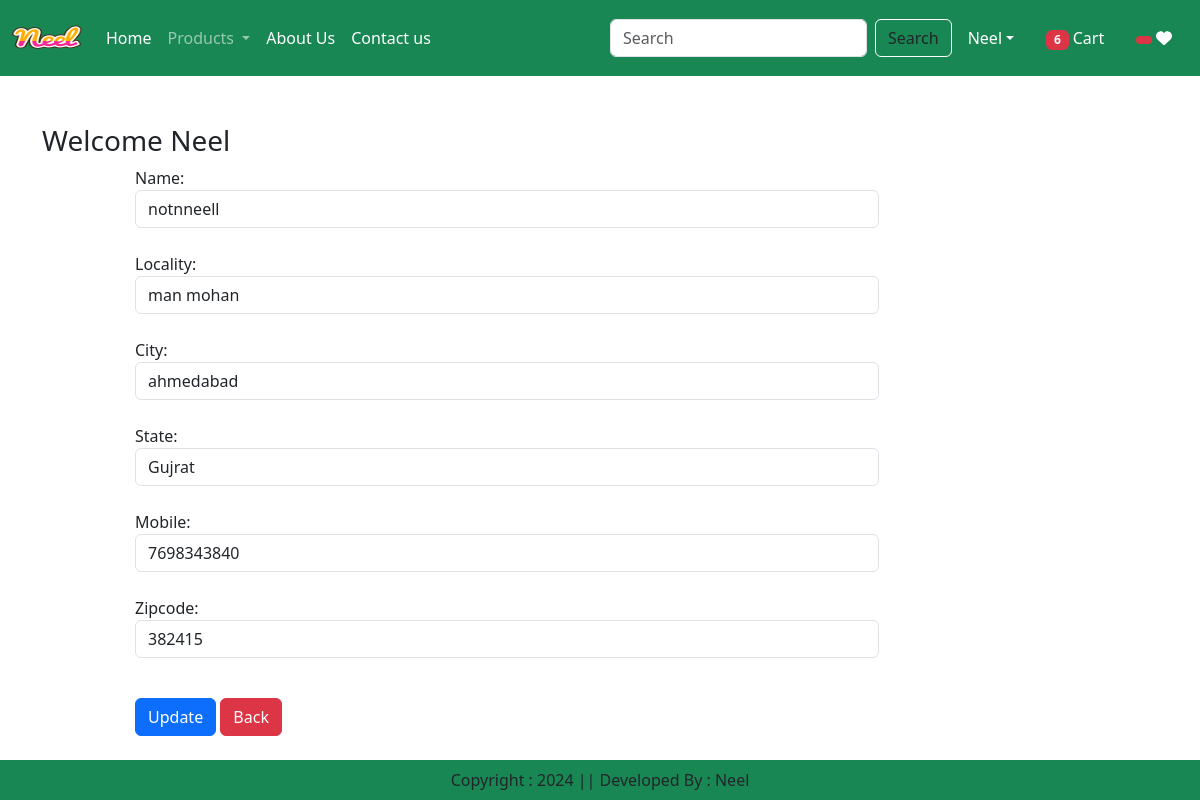
The page /updateAddress/1 (signed in) on the database as committed earlier.
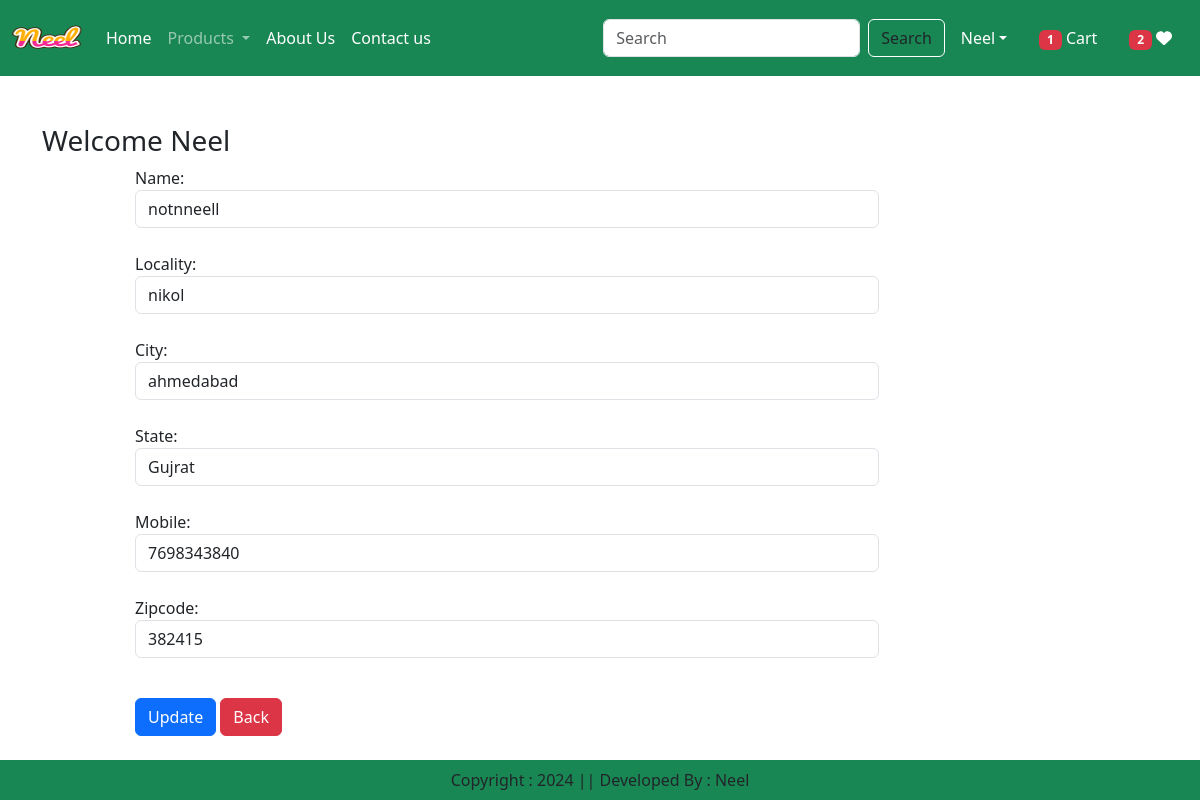
The same page on the database as committed later.
### app/models.py (models this page shows, shortened)
class Customer(models.Model):
    user = models.ForeignKey(User,on_delete=models.CASCADE)
    name = models.CharField(max_length=200)
    locality = models.CharField(max_length=200)
    city = models.CharField(max_length=50)
    mobile = models.IntegerField(default=0)
    zipcode = models.IntegerField()
    state = models.CharField(choices=STATE_CHOICES,max_length=100)

### app/views.py (the view, shortened to what this page needs)
# urls.py: path('updateAddress/<int:pk>' , views.updateAddress.as_view(), name='updateAddress'),
@method_decorator(login_required, name='dispatch')
class updateAddress(View):
    def get(self, request, pk):
        add = Customer.objects.get(pk=pk)
        form = CustomerProfileForm(instance=add)
        totalitem = 0
        wishitem = 0
        if request.user.is_authenticated:
            totalitem = len(Cart.objects.filter(user=request.user))
            wishitem = len(Wishlist.objects.filter(user=request.user))
        return render (request, 'app/updateAddress.html',locals())

### app/forms.py
class CustomerProfileForm(forms.ModelForm):
    class Meta:
        model = Customer
        fields=['name', 'locality', 'city', 'state','mobile', 'zipcode']
        widgets ={
            'name': forms.TextInput(attrs={'class': 'form-control'}),
            'locality': forms.TextInput(attrs={'class': 'form-control'}),
            'city': forms.TextInput(attrs={'class': 'form-control'}),
            'state': forms.Select(attrs={'class': 'form-control'}),
            'mobile': forms.NumberInput(attrs={'class': 'form-control'}),
            'zipcode': forms.NumberInput(attrs={'class': 'form-control'}),
        }

### app/templates/app/updateAddress.html (shortened to what this page needs)
{% extends 'app/base.html' %}
{% load static %}
{% block main-content %}
<div class="container my-5">
    <div class="row">
        <h3>Welcome <span class="text-capitalize">{{request.user}}</span></h3>
    </div>
    <div class="col-sm-8 offset-sm-1">
        <form action="" method="post">
            {% for fm in form %}
            {{fm.label_tag}} {{fm}} <small class="text-danger">{{fm.errors|striptags}}</small> <br>
                {% endfor %}
                <div class="col-12 mt-3">
                    <button type="submit" class="btn btn-primary">Update</button>
                    <a href="{% url 'address' %}" type='button' class='btn btn-danger'>Back</a>
                </div>
        </form>
    </div>
</div>
{% endblock main-content %}

Rows that differ between the two databases and show on the page:
changed Customer "notnneell": locality "man mohan" → "nikol"
Other text that changed with them:
{{ totalitem }}: "6" → "1"
{{ wishitem }}: (not shown) → "2"
